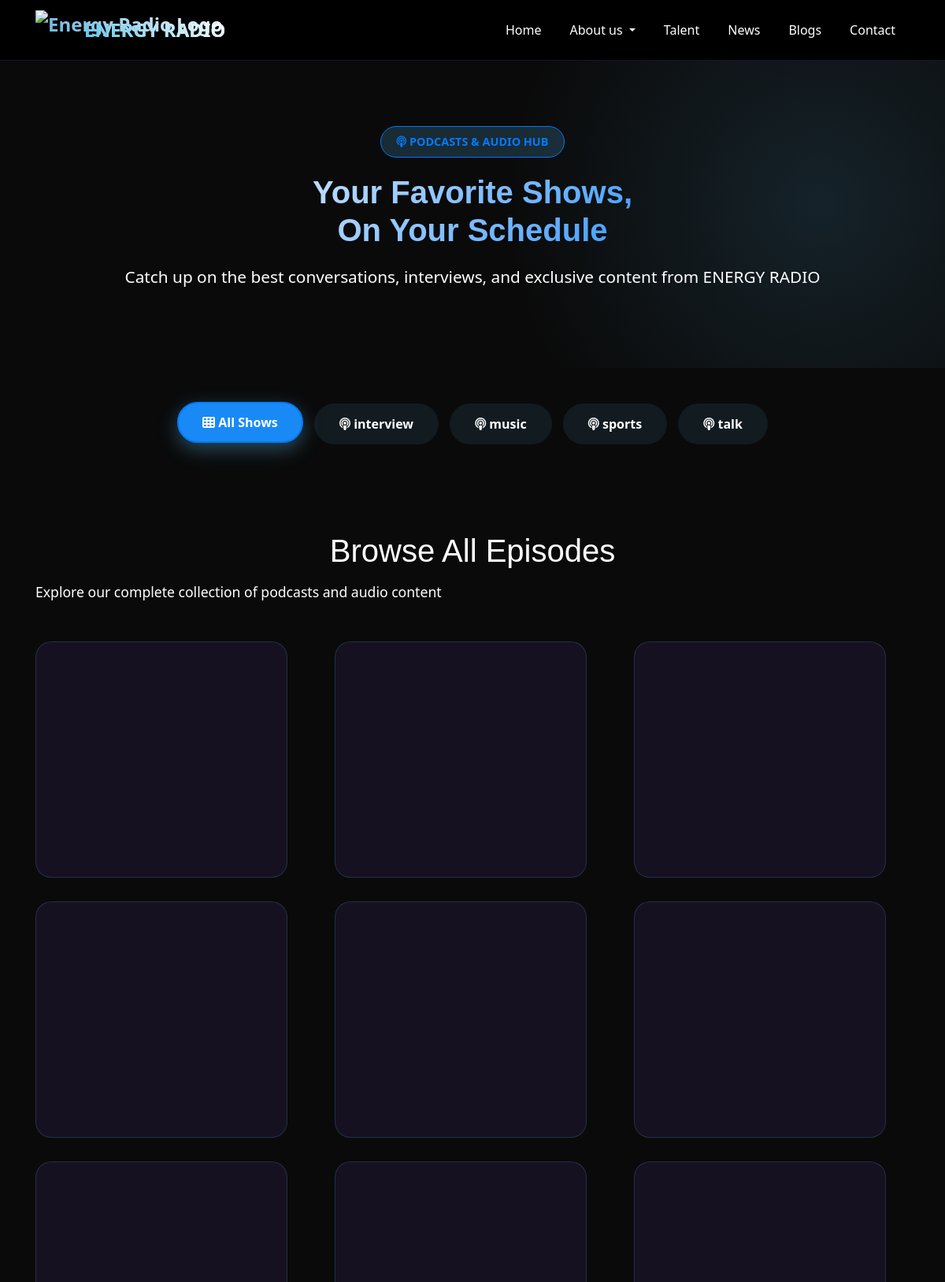
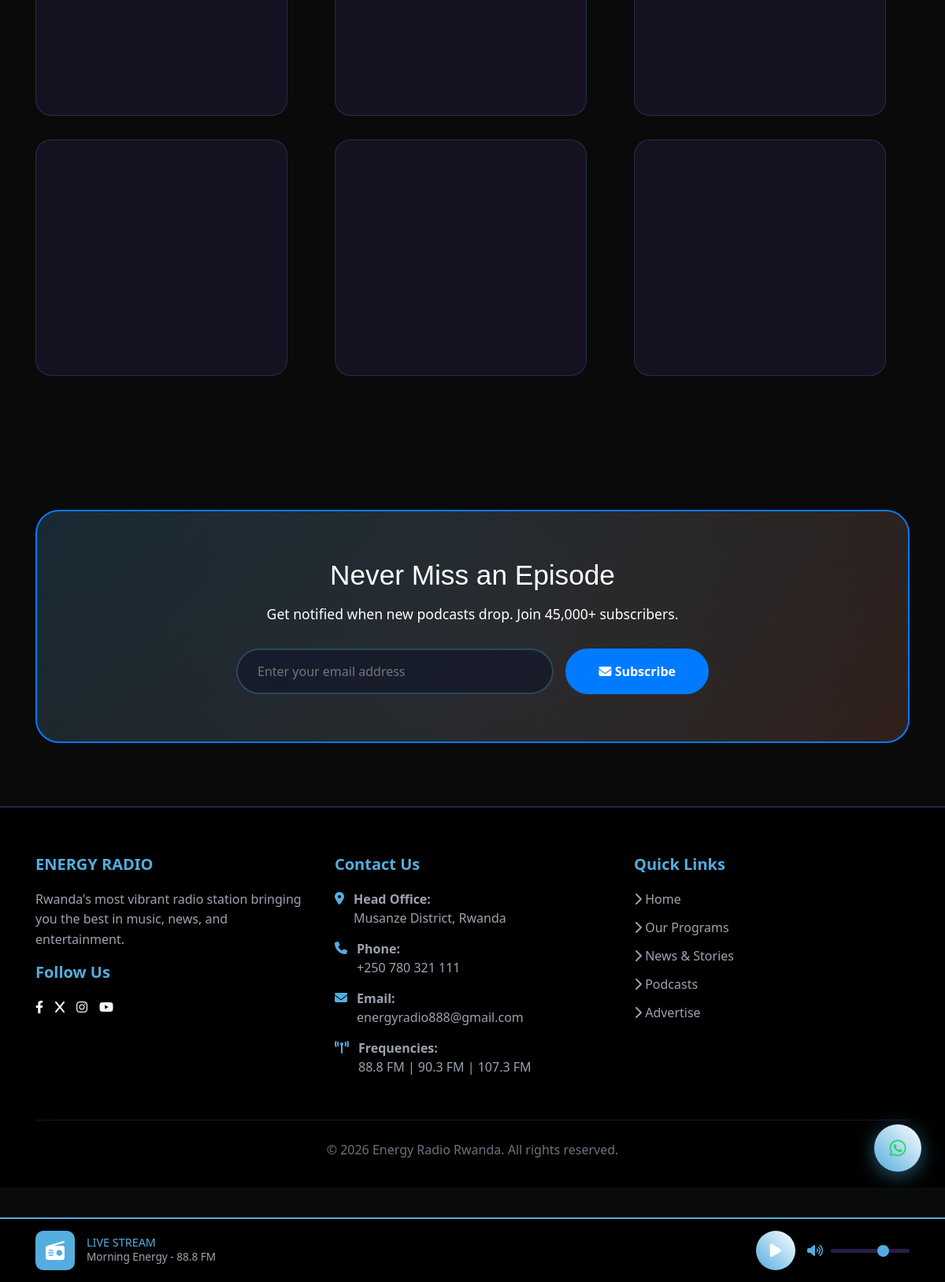
The page /podcast on the database its author committed (2 pictures, top to bottom).
### main/models.py (models this page shows, shortened)
class PodcastCategory(models.Model):
    CATEGORY_CHOICES = [
        ('talk', 'Talk Show'),
        ('music', 'Music & Culture'),
        ('sports', 'Sports'),
        ('interview', 'Interviews'),
        ('dj', 'DJ Mixes'),
    ]
    name = models.CharField(max_length=50, choices=CATEGORY_CHOICES, unique=True, verbose_name="Category Name")
    icon = models.CharField(max_length=50, default="fas fa-podcast", verbose_name="FontAwesome Icon", help_text="e.g., fas fa-comments")
    description = models.TextField(blank=True, null=True, verbose_name="Description")
    is_active = models.BooleanField(default=True, verbose_name="Active")
    order = models.IntegerField(default=0, verbose_name="Display Order")
    created_at = models.DateTimeField(auto_now_add=True)
    updated_at = models.DateTimeField(auto_now=True)
    class Meta:
        verbose_name = "Podcast Category"
        verbose_name_plural = "Podcast Categories"
        ordering = ['order', 'name']

class PodcastShow(models.Model):
    BADGE_CHOICES = [
        ('new', 'NEW'),
        ('weekly', 'WEEKLY'),
        ('featured', 'FEATURED'),
        ('none', 'None'),
    ]
    title = models.CharField(max_length=200, verbose_name="Show Title")
    category = models.ForeignKey(PodcastCategory, on_delete=models.SET_NULL, null=True, related_name='shows', verbose_name="Category")
    description = models.TextField(verbose_name="Description")
    video_url = models.URLField(blank=True, null=True, verbose_name="Video URL", help_text="Link to YouTube/Vimeo or embedded video")
    audio_url = models.URLField(verbose_name="Audio File URL", help_text="Link to MP3/audio file")
    guest = models.CharField(max_length=200, blank=True, null=True, verbose_name="Guest(s)")
    host = models.CharField(max_length=100, blank=True, null=True, verbose_name="Host")
    is_active = models.BooleanField(default=True, verbose_name="Active")
    order = models.IntegerField(default=0, verbose_name="Display Order")
    created_at = models.DateTimeField(auto_now_add=True)
    updated_at = models.DateTimeField(auto_now=True)
    class Meta:
        verbose_name = "Podcast Show"
        verbose_name_plural = "Podcast Shows"
        ordering = ['order', '-created_at']

### main/views.py (the view)
# urls.py: path('podcast', views.podcast, name="podcast"),
def podcast(request):
    template_name="podcast.html"
    selected_category = request.GET.get('category', None)
    podcasts = PodcastShow.objects.filter(is_active=True).order_by('-created_at')
    if selected_category:
        podcasts = PodcastShow.objects.filter(category=selected_category, is_active=True).order_by('-created_at')
    for podcast in podcasts:
        if podcast.video_url:
            podcast.embed_video_url = get_youtube_embed_url(podcast.video_url)
        else:
            podcast.embed_video_url = None
    podcategories = PodcastCategory.objects.all()
    context = {
        "podcasts": podcasts,
        "podcategories": podcategories,
        "selected_category": selected_category,
    }
    return render(request, template_name, context)

### main/utils.py (called while the page is built)
def get_youtube_embed_url(url):
    if not url:
        return None
    if 'youtube.com/embed/' in url:
        return url
    youtube_regex = r'(?:https?://)?(?:www\.)?youtube\.com/watch\?v=([a-zA-Z0-9_-]{11})'
    match = re.search(youtube_regex, url)
    if match:
        video_id = match.group(1)
        return f'https://www.youtube.com/embed/{video_id}'
    youtu_be_regex = r'(?:https?://)?(?:www\.)?youtu\.be/([a-zA-Z0-9_-]{11})'
    match = re.search(youtu_be_regex, url)
    if match:
        video_id = match.group(1)
        return f'https://www.youtube.com/embed/{video_id}'
    return url

### templates/podcast.html (shortened to what this page needs)
{% extends "base.html" %}
{% load static %}
{% block extra_head %}
<link rel="stylesheet" href="{% static 'css/podcast.css' %}">
{% endblock extra_head %}
{% block content %}
    <section class="hero-podcasts">
        <div class="container">
            <div class="row justify-content-center">
                <div class="col-lg-10 text-center">
                    <div class="hero-content">
                        <div class="hero-badge">
                            <i class="fas fa-podcast"></i> PODCASTS & AUDIO HUB
                        </div>
                        <h1 class="hero-title">Your Favorite Shows,<br>On Your Schedule</h1>
                        <p class="hero-subtitle">Catch up on the best conversations, interviews, and exclusive content from ENERGY RADIO</p>
                    </div>
                </div>
            </div>
        </div>
    </section>
    <section class="category-filters">
        <div class="container">
            <div class="text-center">
                <a href="{% url 'podcast' %}" class="filter-btn {% if not selected_category %}active{% endif %}" data-category="all">
                    <span><i class="fas fa-th"></i> All Shows</span>
                </a>
                {% for category in podcategories %}
                <a href="{% url 'podcast'%}?category={{ category.pk }}" class="filter-btn {% if selected_category|stringformat:'s' == category.pk|stringformat:'s' %}active{% endif %}" data-category="{{ category.slug }}">
                    <span><i class="{{ category.icon }}"></i> {{ category.name }}</span>
                </a>
                {% endfor %}
            </div>
        </div>
    </section>
    <section class="podcasts-grid">
        <div class="container">
            <div class="section-header">
                <h2 class="section-title">Browse All Episodes</h2>
                <p class="section-subtitle">Explore our complete collection of podcasts and audio content</p>
            </div>
            <div class="row" id="podcastsContainer">
                {% for podcast in podcasts %}
                <div class="col-lg-4 col-md-6 podcast-item" data-category="{{ podcast.category.slug }}">
                    <div class="podcast-card">
                        <div class="podcast-image">
                            {% if podcast.embed_video_url %}
                                <iframe width="100%" height="280" src="{{ podcast.embed_video_url }}" title="{{ podcast.title }}" frameborder="0" allow="accelerometer; autoplay; clipboard-write; encrypted-media; gyroscope; picture-in-picture; web-share" allowfullscreen></iframe>
                            {% elif podcast.image %}
                                <img src="{{ podcast.image.url }}" alt="{{ podcast.title }}" class="podcast-image-static">
                            {% else %}
                                <div class="podcast-placeholder">
                                    <i class="fas fa-podcast"></i>
                                </div>
                            {% endif %}
                        </div>
                        <div class="podcast-content">
                        </div>
                    </div>
                </div>
                {% endfor %}
            </div>
        </div>
    </section>
    <section class="container">
        <div class="newsletter-section">
            <div class="newsletter-content">
                <h3 class="newsletter-title">Never Miss an Episode</h3>
                <p class="newsletter-subtitle">Get notified when new podcasts drop. Join 45,000+ subscribers.</p>
                <form class="newsletter-form">
                    <input type="email" placeholder="Enter your email address" required>
                    <button type="submit"><i class="fas fa-envelope"></i> Subscribe</button>
                </form>
            </div>
        </div>
    </section>
{% endblock content %}

### static/css/styles.css (style rules this page uses)
:root { --primary-color: #54adde; --secondary-color: white; --dark-bg: #1a0b2e; --card-bg: rgba(139, 92, 246, 0.1); }
body { font-family: 'Segoe UI', Tahoma, Geneva, Verdana, sans-serif; background: #0a0a0a; color: #ffffff; min-height: 100vh; padding-bottom: 120px; }
.hero-content { text-align: center; }
.hero-content h1 { font-size: 2.5rem; font-weight: bold; margin-bottom: 20px; line-height: 1.2; }
.section-title { text-align: center; margin-bottom: 50px; }
.podcast-card { background: linear-gradient(135deg, rgba(84, 173, 222, 0.15) 0%, rgba(255, 107, 53, 0.15) 100%); border: 2px solid #54adde; border-radius: 15px; padding: 25px; text-align: center; margin-bottom: 30px; transition: all 0.3s; width: 100%; height: 220px; box-sizing: border-box; overflow: hidden; flex-shrink: 0; }
.podcast-image { width: 100%; height: 100%; object-fit: cover; position: relative; overflow: hidden; }
.newsletter-section { background: linear-gradient(135deg, rgba(84, 173, 222, 0.15) 0%, rgba(255, 107, 53, 0.15) 100%); border: 2px solid #54adde; border-radius: 30px; padding: 60px; text-align: center; margin: 80px 0; position: relative; overflow: hidden; z-index: 1; }
.newsletter-section::before { content: ''; position: absolute; top: -100%; left: -100%; width: 300%; height: 300%; background: radial-gradient(circle, rgba(84, 173, 222, 0.1) 0%, transparent 50%); animation: rotate 20s linear infinite; }
.newsletter-title { font-family: 'Archivo Black', sans-serif; font-size: 2.2rem; margin-bottom: 15px; color: white; position: relative; z-index: 1; }
.newsletter-subtitle { font-size: 1.1rem; color: #d1d5db; margin-bottom: 30px; position: relative; z-index: 1; }
.newsletter-form { display: flex; max-width: 600px; margin: 0 auto; gap: 15px; position: relative; z-index: 1; }
.newsletter-form input { flex: 1; padding: 15px 25px; border: 2px solid rgba(84, 173, 222, 0.3); background: rgba(10, 14, 39, 0.5); color: white; border-radius: 50px; font-size: 1rem; transition: all 0.3s; }
.newsletter-form button { padding: 15px 40px; background: #54adde; color: white; border: 2px solid #54adde; border-radius: 50px; font-weight: 700; cursor: pointer; transition: all 0.3s; white-space: nowrap; }

### rows shown on the page
PodcastCategory: name "interview"
PodcastCategory: name "music"
PodcastCategory: name "sports"
PodcastCategory: name "talk"
